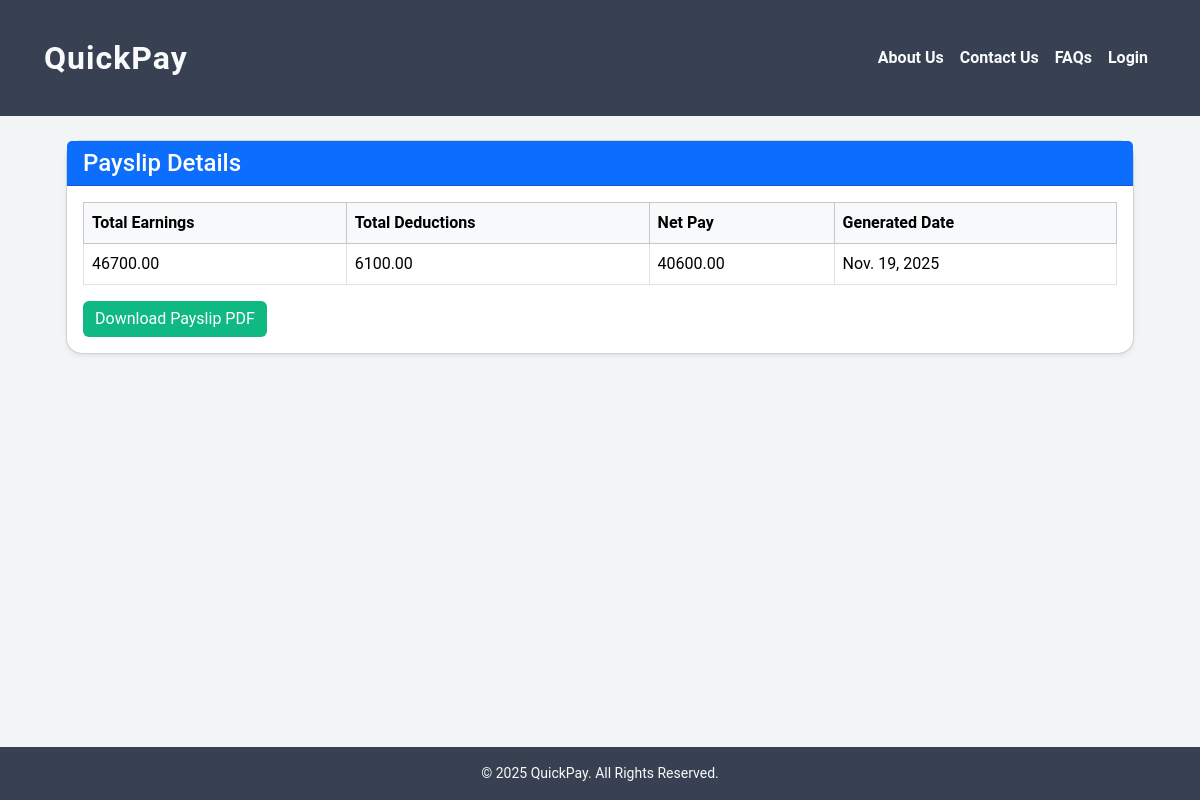
The page /views_payslips/1/ on the database its author committed.
### payroll/models.py (models this page shows, shortened)
class Payslip(models.Model):
    employee = models.ForeignKey(Employee, on_delete=models.CASCADE, related_name="payslips")
    payroll = models.OneToOneField(Payroll, on_delete=models.CASCADE, related_name="payslip")
    total_earnings = models.DecimalField(max_digits=10, decimal_places=2)
    total_deductions = models.DecimalField(max_digits=10, decimal_places=2)
    net_pay = models.DecimalField(max_digits=10, decimal_places=2)
    generated_date = models.DateField(auto_now_add=True)

### payroll/views.py (the view)
# urls.py: path('views_payslips/<int:employee_id>/', payroll.views.views_payslips, name='views_payslips'),
def views_payslips(request, employee_id):
    pay = Payslip.objects.filter(employee_id=employee_id).order_by('-generated_date').first()
    return render(request, 'views_payslips.html', {'pay': pay})

### Templates/views_payslips.html (shortened to what this page needs)
{% extends 'base.html' %}
{% load static %}
{% block content %}
<div class="container mt-4">
    {% if pay %}
    <div class="card shadow-sm">
        <div class="card-header bg-primary text-white">
            <h4 class="mb-0">Payslip Details</h4>
        </div>
        <div class="card-body">
            <table class="table table-bordered table-hover">
                <thead class="table-light">
                    <tr>
                        <th>Total Earnings</th>
                        <th>Total Deductions</th>
                        <th>Net Pay</th>
                        <th>Generated Date</th>
                    </tr>
                </thead>
                <tbody>
                    <tr>
                        <td>{{ pay.total_earnings }}</td>
                        <td>{{ pay.total_deductions }}</td>
                        <td>{{ pay.net_pay }}</td>
                        <td>{{ pay.generated_date }}</td>
                    </tr>
                </tbody>
            </table>
            <div class="mt-3">
                <a class="btn btn-success"
                   href="{% url 'generate_payslip_pdf' pay.id %}">
                    Download Payslip PDF
                </a>
            </div>
        </div>
    </div>
    {% else %}
    <div class="alert alert-warning mt-3">
        No payslip found for this employee.
    </div>
    {% endif %}
</div>
{% endblock %}

### static/css/mystyle.css (style rules this page uses)
body { margin: 0; font-family: "Roboto", "Segoe UI", sans-serif; background: #f3f4f6; color: #1f2937; }
.container { display: flex; gap: 2rem; margin: 3rem auto; max-width: 1100px; padding: 0 1rem; }
.card { border-radius: 16px; transition: transform 0.2s ease, box-shadow 0.2s ease; word-wrap: break-word; }
.btn-success { background-color: #10b981 !important; border: none; }
.card { flex: 1; display: flex; flex-direction: column; justify-content: space-between; }

### rows shown on the page
Payslip: total_earnings "46700.00", total_deductions "6100.00", net_pay "40600.00", generated_date "Nov. 19, 2025"
